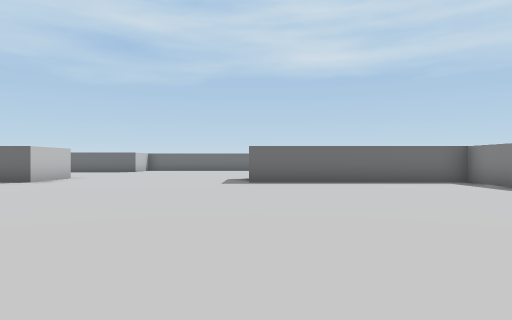
View 1 (above)

23 first-person views from a walk through a Unity game level. The camera is 1.2 m above the floor, looks level and sees 75° across. The floor is counted in squares, 2 m on a side. Each view is taken from the middle of a square. On the plan, view 1 faces up. The plan holds only what a view shows up to about 10 squares ahead; the rest is blank. The place goes on beyond the plan.

View 2
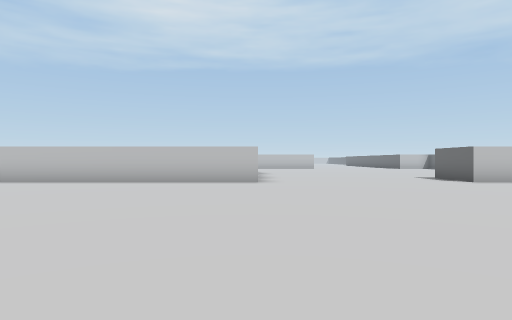

View 3
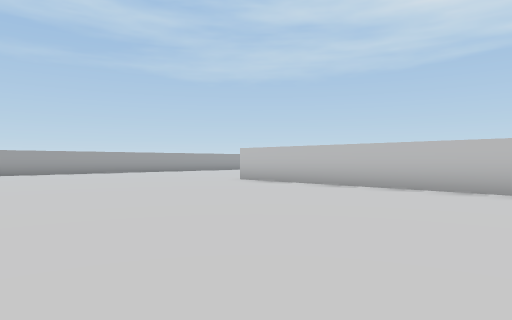

View 4
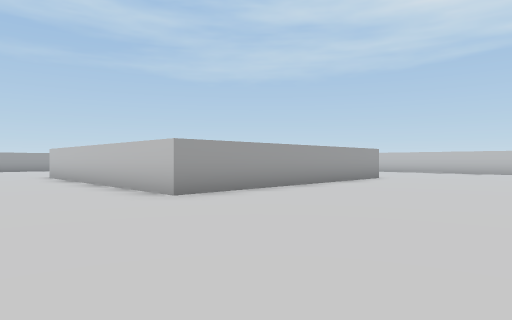

View 5
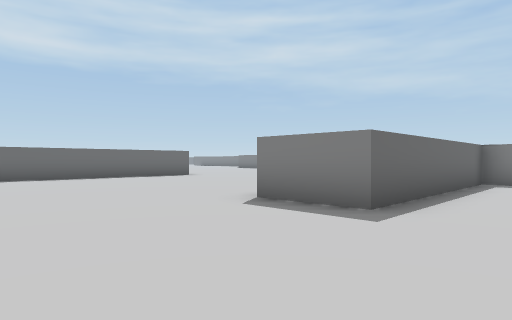

View 6
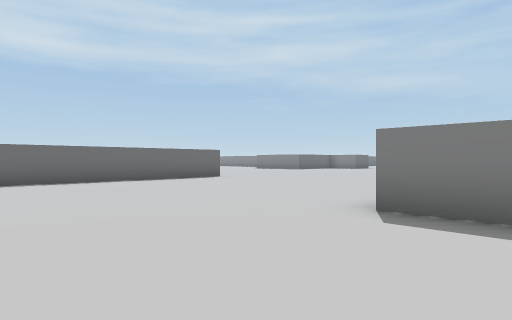

View 7
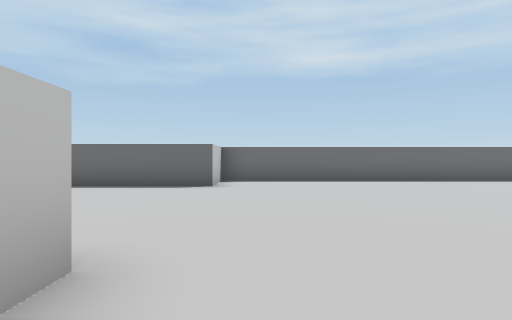

View 8
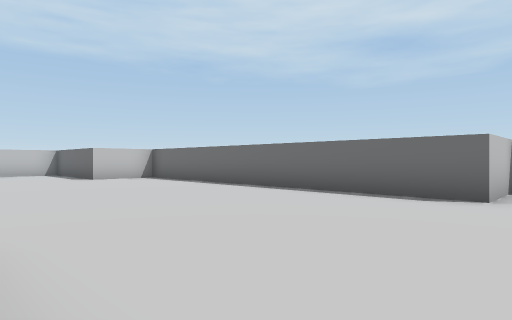

View 9
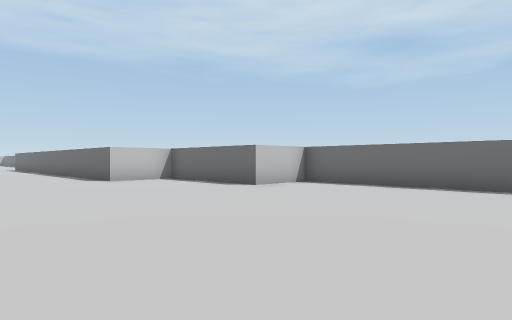

View 10
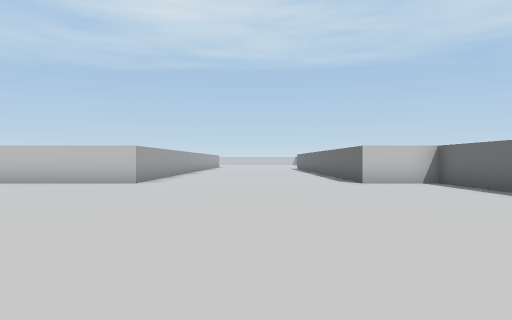

View 11
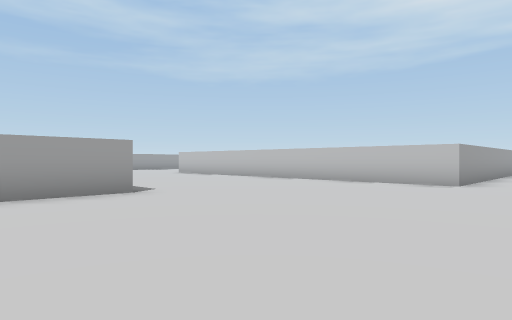

View 12
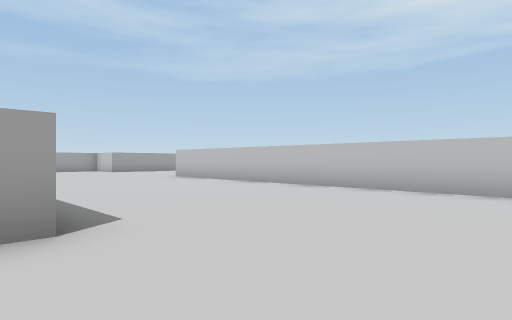

View 13
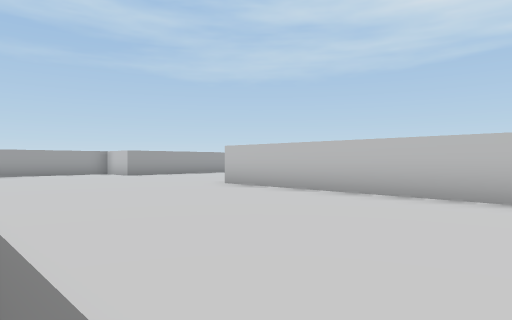

View 14
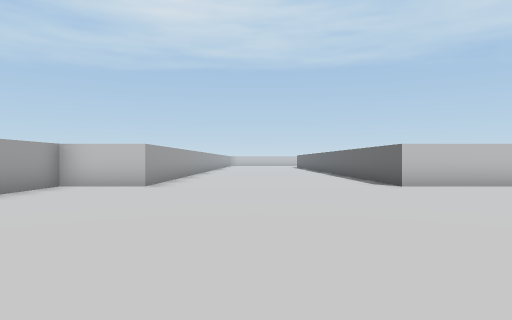

View 15
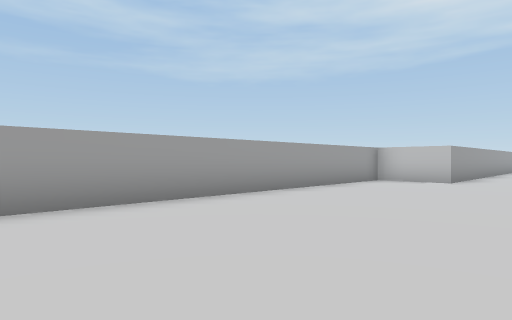

View 16
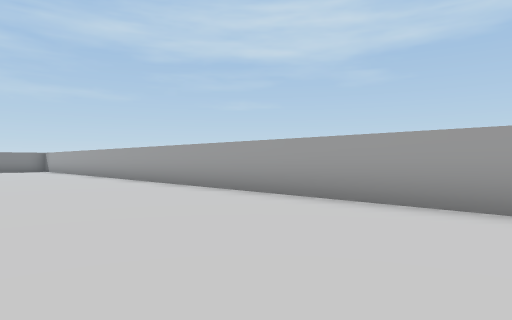

View 17
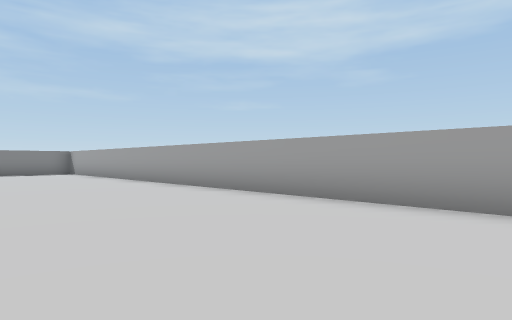

View 18
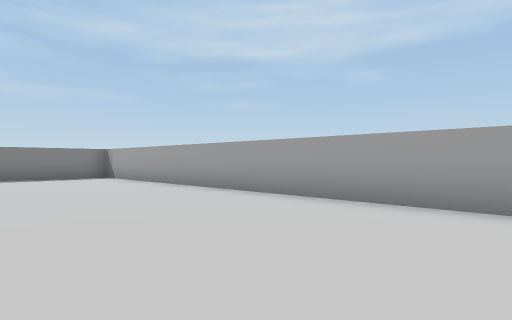

View 19
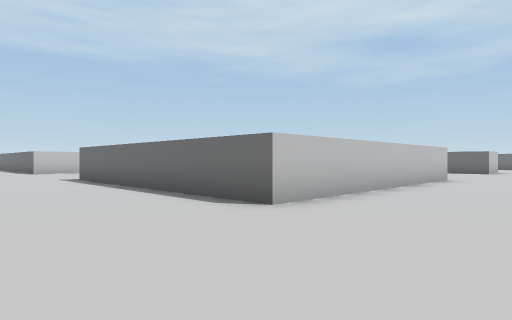

View 20
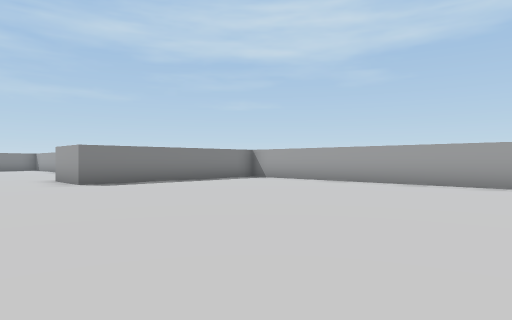

View 21
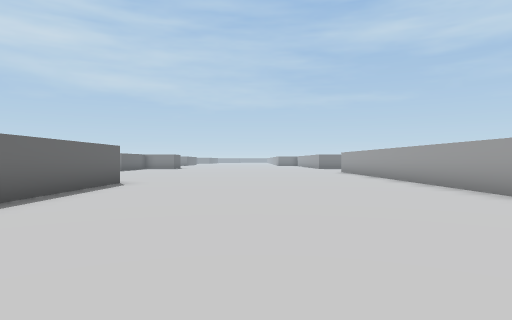

View 22
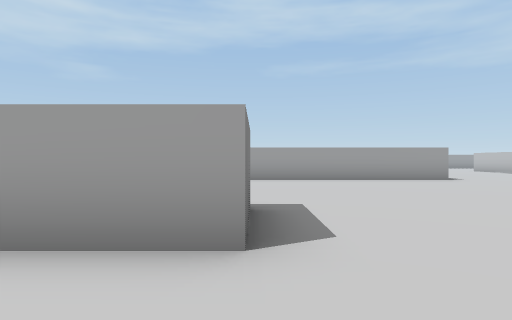

View 23
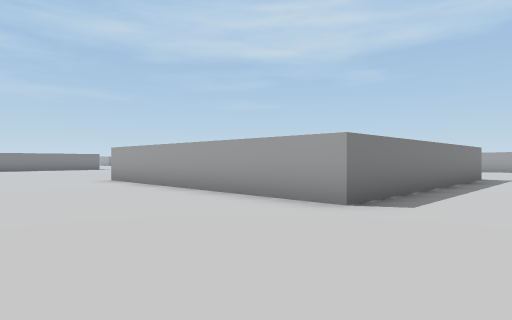

### Floor plan
Points are (right, up) in squares from view 1. A wall is a line through its corners. A room is listed if a view was taken in it or the views show most of it. See-through windows are left out.
Room 1 (views 1, 2, 3, 4, 5, 6, 7, 8, 9, 10, 11, 12, 13, 14, 15, 16, 17, 18, 19, 20, 21, 22, 23)
walls: (-6, 3.1) (-6, -4.7) (-13.7, -4.7) (-13.7, 3.1) (-6, 3.1); (-7.9, 8.9) (-7.9, 10.8) (-6.2, 10.8); (-6, 10.9) (-6, 8.9) (-7, 8.9); (0.4, 10.8) (5, 10.8); (5.5, 8.9) (-0.2, 8.9) (-0.2, 10.9); (-21.5, 6.9) (-19.6, 6.9) (-19.6, -4.7) (-21.5, -4.7); (3.8, 18.5) (-6, 18.5) (-6, 16.6) (-15.7, 16.6) (-15.7, 14.7) (-19.6, 14.7) (-19.6, 12.7) (-21, 12.7); (-21.5, -10.5) (-19.6, -10.5) (-19.6, -12.4) (3.8, -12.4)

Positions as (right, up) in squares from view 1, and headings:
1: (0, 0), facing up
2: (3, 3), facing left
3: (1, 3), facing down-left
4: (-3, 8), facing down-left
5: (-4, 7), facing up-right
6: (-4, 9), facing up-right
7: (-5, 9), facing up
8: (-5, 11), facing up-left
9: (-10, 9), facing up-left
10: (-11, 10), facing left
11: (-11, 9), facing down-left
12: (-13, 6), facing down-left
13: (-14, 2), facing down-left
14: (-12, -8), facing left
15: (-10, -8), facing down-left
16: (-14, -8), facing down-right
17: (-10, -8), facing down-right
18: (-6, -8), facing down-right
19: (-3, -8), facing up-left
20: (-3, -4), facing down-right
21: (-5, 15), facing right
22: (-8, 13), facing down
23: (-16, 7), facing down-right
